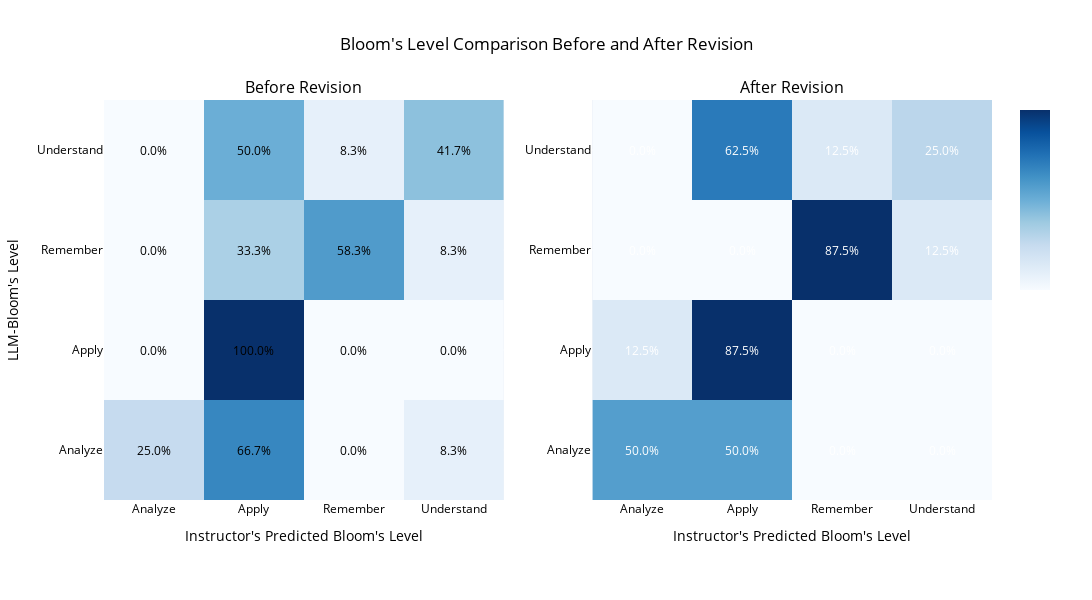

The notebook cell saved with this chart:
### Code cell
import plotly.graph_objects as go
from plotly.subplots import make_subplots

# Assuming df_flow and df_flow2 are your DataFrames

# Map objective values to labels
objective_labels = {1: 'Remember', 2: 'Understand', 3: 'Apply', 4: 'Analyze'}
df_flow['Objective_Label'] = df_flow['objective'].map(objective_labels)
df_flow['Teacher_Label'] = df_flow['Teacher_Blooms'].map(objective_labels)

df_flow2['Objective_Label'] = df_flow2['objective_x'].map(objective_labels)
df_flow2['Teacher_Label'] = df_flow2['Teacher_Blooms'].map(objective_labels)

# Pivot the DataFrames to create matrices for the heatmaps
heatmap_data1 = df_flow.pivot_table(index='Objective_Label', columns='Teacher_Label', values='count', fill_value=0)
heatmap_data2 = df_flow2.pivot_table(index='Objective_Label', columns='Teacher_Label', values='count', fill_value=0)

# Calculate percentages for annotations
heatmap_percentage1 = heatmap_data1.div(heatmap_data1.sum(axis=1), axis=0) * 100
heatmap_percentage2 = heatmap_data2.div(heatmap_data2.sum(axis=1), axis=0) * 100

# Create a subplot figure with two columns
fig = make_subplots(rows=1, cols=2, subplot_titles=('Before Revision', 'After Revision'))

# First heatmap (Before Revision)
fig.add_trace(go.Heatmap(
    z=heatmap_data1.values,
    x=heatmap_data1.columns,
    y=heatmap_data1.index,
    colorscale='Blues',
    colorbar=dict(
        tickvals=[heatmap_data1.values.min(), heatmap_data1.values.max()],
        ticktext=['', ''],
        len=0.5,  # Length of the colorbar
        y=0.75  # Position the colorbar in the middle of the first heatmap
    ),
    zmin=0,
    zmax=heatmap_data1.values.max()
), row=1, col=1)

# Add annotations for the first heatmap
for i, row in enumerate(heatmap_data1.index):
    for j, col in enumerate(heatmap_data1.columns):
        percentage = heatmap_percentage1.iloc[i, j]
        fig.add_annotation(
            x=j,
            y=i,
            text=f'{percentage:.1f}%',
            font=dict(size=12, color='black'),
            showarrow=False,
            xref=f'x1',
            yref=f'y1'
        )

# Second heatmap (After Revision)
fig.add_trace(go.Heatmap(
    z=heatmap_data2.values,
    x=heatmap_data2.columns,
    y=heatmap_data2.index,
    colorscale='Blues',
    colorbar=dict(
        tickvals=[heatmap_data2.values.min(), heatmap_data2.values.max()],
        ticktext=['', ''],
        len=0.5,  # Length of the colorbar
        y=0.75  # Align it with the first colorbar
    ),
    zmin=0,
    zmax=heatmap_data2.values.max()
), row=1, col=2)

# Add annotations for the second heatmap
for i, row in enumerate(heatmap_data2.index):
    for j, col in enumerate(heatmap_data2.columns):
        percentage = heatmap_percentage2.iloc[i, j]
        fig.add_annotation(
            x=j,
            y=i,
            text=f'{percentage:.1f}%',
            font=dict(size=12, color='white'),
            showarrow=False,
            xref=f'x2',
            yref=f'y2'
        )

# Update layout with annotations and other settings
fig.update_layout(
    title_text="Bloom's Level Comparison Before and After Revision",
    title_x=0.5,
    font=dict(size=12, color='black'),
    width=1200,  # Adjust width
    height=600,  # Adjust height
    margin=dict(l=100, r=100, t=100, b=100)
)

# Update axes labels
fig.update_xaxes(title_text="Instructor's Predicted Bloom's Level", row=1, col=1)
fig.update_yaxes(title_text="LLM-Bloom's Level", row=1, col=1)
fig.update_xaxes(title_text="Instructor's Predicted Bloom's Level", row=1, col=2)
fig.update_yaxes(title_text="", row=1, col=2)

# Show the plot
fig.show()

### Figure 1 — Plotly figure (JSON) as saved in the notebook; plotly's stock layout.template omitted (floating-point values rounded to 4 significant figures)
{"data": [{"colorbar": {"len": 0.5, "ticktext": ["", ""], "tickvals": [0, 12], "x": 1.02, "y": 0.75}, "colorscale": [[0, "rgb(247,251,255)"], [0.125, "rgb(222,235,247)"], [0.25, "rgb(198,219,239)"], [0.375, "rgb(158,202,225)"], [0.5, "rgb(107,174,214)"], [0.625, "rgb(66,146,198)"], [0.75, "rgb(33,113,181)"], [0.875, "rgb(8,81,156)"], [1, "rgb(8,48,107)"]], "type": "heatmap", "x": ["Analyze", "Apply", "Remember", "Understand"], "xaxis": "x", "y": ["Analyze", "Apply", "Remember", "Understand"], "yaxis": "y", "z": [[3, 8, 0, 1], [0, 12, 0, 0], [0, 4, 7, 1], [0, 6, 1, 5]], "zmax": 12, "zmin": 0}, {"colorbar": {"len": 0.5, "ticktext": ["", ""], "tickvals": [0, 21], "x": 1.02, "y": 0.75}, "colorscale": [[0, "rgb(247,251,255)"], [0.125, "rgb(222,235,247)"], [0.25, "rgb(198,219,239)"], [0.375, "rgb(158,202,225)"], [0.5, "rgb(107,174,214)"], [0.625, "rgb(66,146,198)"], [0.75, "rgb(33,113,181)"], [0.875, "rgb(8,81,156)"], [1, "rgb(8,48,107)"]], "type": "heatmap", "x": ["Analyze", "Apply", "Remember", "Understand"], "xaxis": "x2", "y": ["Analyze", "Apply", "Remember", "Understand"], "yaxis": "y2", "z": [[12, 12, 0, 0], [3, 21, 0, 0], [0, 0, 21, 3], [0, 15, 3, 6]], "zmax": 21, "zmin": 0}], "layout": {"annotations": [{"font": {"size": 16}, "showarrow": false, "text": "Before Revision", "x": 0.225, "xanchor": "center", "xref": "paper", "y": 1, "yanchor": "bottom", "yref": "paper"}, {"font": {"size": 16}, "showarrow": false, "text": "After Revision", "x": 0.775, "xanchor": "center", "xref": "paper", "y": 1, "yanchor": "bottom", "yref": "paper"}, {"font": {"color": "black", "size": 12}, "showarrow": false, "text": "25.0%", "x": 0, "xref": "x", "y": 0, "yref": "y"}, {"font": {"color": "black", "size": 12}, "showarrow": false, "text": "66.7%", "x": 1, "xref": "x", "y": 0, "yref": "y"}, {"font": {"color": "black", "size": 12}, "showarrow": false, "text": "0.0%", "x": 2, "xref": "x", "y": 0, "yref": "y"}, {"font": {"color": "black", "size": 12}, "showarrow": false, "text": "8.3%", "x": 3, "xref": "x", "y": 0, "yref": "y"}, {"font": {"color": "black", "size": 12}, "showarrow": false, "text": "0.0%", "x": 0, "xref": "x", "y": 1, "yref": "y"}, {"font": {"color": "black", "size": 12}, "showarrow": false, "text": "100.0%", "x": 1, "xref": "x", "y": 1, "yref": "y"}, {"font": {"color": "black", "size": 12}, "showarrow": false, "text": "0.0%", "x": 2, "xref": "x", "y": 1, "yref": "y"}, {"font": {"color": "black", "size": 12}, "showarrow": false, "text": "0.0%", "x": 3, "xref": "x", "y": 1, "yref": "y"}, {"font": {"color": "black", "size": 12}, "showarrow": false, "text": "0.0%", "x": 0, "xref": "x", "y": 2, "yref": "y"}, {"font": {"color": "black", "size": 12}, "showarrow": false, "text": "33.3%", "x": 1, "xref": "x", "y": 2, "yref": "y"}, {"font": {"color": "black", "size": 12}, "showarrow": false, "text": "58.3%", "x": 2, "xref": "x", "y": 2, "yref": "y"}, {"font": {"color": "black", "size": 12}, "showarrow": false, "text": "8.3%", "x": 3, "xref": "x", "y": 2, "yref": "y"}, {"font": {"color": "black", "size": 12}, "showarrow": false, "text": "0.0%", "x": 0, "xref": "x", "y": 3, "yref": "y"}, {"font": {"color": "black", "size": 12}, "showarrow": false, "text": "50.0%", "x": 1, "xref": "x", "y": 3, "yref": "y"}, {"font": {"color": "black", "size": 12}, "showarrow": false, "text": "8.3%", "x": 2, "xref": "x", "y": 3, "yref": "y"}, {"font": {"color": "black", "size": 12}, "showarrow": false, "text": "41.7%", "x": 3, "xref": "x", "y": 3, "yref": "y"}, {"font": {"color": "white", "size": 12}, "showarrow": false, "text": "50.0%", "x": 0, "xref": "x2", "y": 0, "yref": "y2"}, {"font": {"color": "white", "size": 12}, "showarrow": false, "text": "50.0%", "x": 1, "xref": "x2", "y": 0, "yref": "y2"}, {"font": {"color": "white", "size": 12}, "showarrow": false, "text": "0.0%", "x": 2, "xref": "x2", "y": 0, "yref": "y2"}, {"font": {"color": "white", "size": 12}, "showarrow": false, "text": "0.0%", "x": 3, "xref": "x2", "y": 0, "yref": "y2"}, {"font": {"color": "white", "size": 12}, "showarrow": false, "text": "12.5%", "x": 0, "xref": "x2", "y": 1, "yref": "y2"}, {"font": {"color": "white", "size": 12}, "showarrow": false, "text": "87.5%", "x": 1, "xref": "x2", "y": 1, "yref": "y2"}, {"font": {"color": "white", "size": 12}, "showarrow": false, "text": "0.0%", "x": 2, "xref": "x2", "y": 1, "yref": "y2"}, {"font": {"color": "white", "size": 12}, "showarrow": false, "text": "0.0%", "x": 3, "xref": "x2", "y": 1, "yref": "y2"}, {"font": {"color": "white", "size": 12}, "showarrow": false, "text": "0.0%", "x": 0, "xref": "x2", "y": 2, "yref": "y2"}, {"font": {"color": "white", "size": 12}, "showarrow": false, "text": "0.0%", "x": 1, "xref": "x2", "y": 2, "yref": "y2"}, {"font": {"color": "white", "size": 12}, "showarrow": false, "text": "87.5%", "x": 2, "xref": "x2", "y": 2, "yref": "y2"}, {"font": {"color": "white", "size": 12}, "showarrow": false, "text": "12.5%", "x": 3, "xref": "x2", "y": 2, "yref": "y2"}, {"font": {"color": "white", "size": 12}, "showarrow": false, "text": "0.0%", "x": 0, "xref": "x2", "y": 3, "yref": "y2"}, {"font": {"color": "white", "size": 12}, "showarrow": false, "text": "62.5%", "x": 1, "xref": "x2", "y": 3, "yref": "y2"}, {"font": {"color": "white", "size": 12}, "showarrow": false, "text": "12.5%", "x": 2, "xref": "x2", "y": 3, "yref": "y2"}, {"font": {"color": "white", "size": 12}, "showarrow": false, "text": "25.0%", "x": 3, "xref": "x2", "y": 3, "yref": "y2"}], "font": {"color": "black", "size": 12}, "height": 600, "margin": {"b": 100, "l": 100, "r": 100, "t": 100}, "title": {"text": "Bloom's Level Comparison Before and After Revision", "x": 0.5}, "width": 1200, "xaxis": {"anchor": "y", "autorange": true, "domain": [0, 0.45], "range": [-0.5, 3.5], "title": {"text": "Instructor's Predicted Bloom's Level"}, "type": "category"}, "xaxis2": {"anchor": "y2", "autorange": true, "domain": [0.55, 1], "range": [-0.5, 3.5], "title": {"text": "Instructor's Predicted Bloom's Level"}, "type": "category"}, "yaxis": {"anchor": "x", "autorange": true, "domain": [0, 1], "range": [-0.5, 3.5], "title": {"text": "LLM-Bloom's Level"}, "type": "category"}, "yaxis2": {"anchor": "x2", "autorange": true, "domain": [0, 1], "range": [-0.5, 3.5], "title": {"text": ""}, "type": "category"}}}
